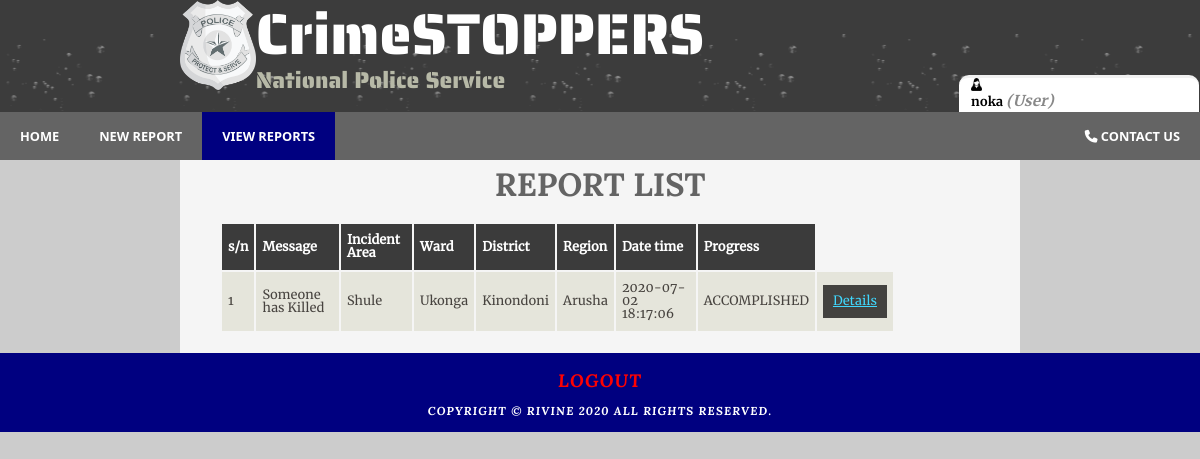
Before: /user_mode/view_report.php (signed in) with the older database file.
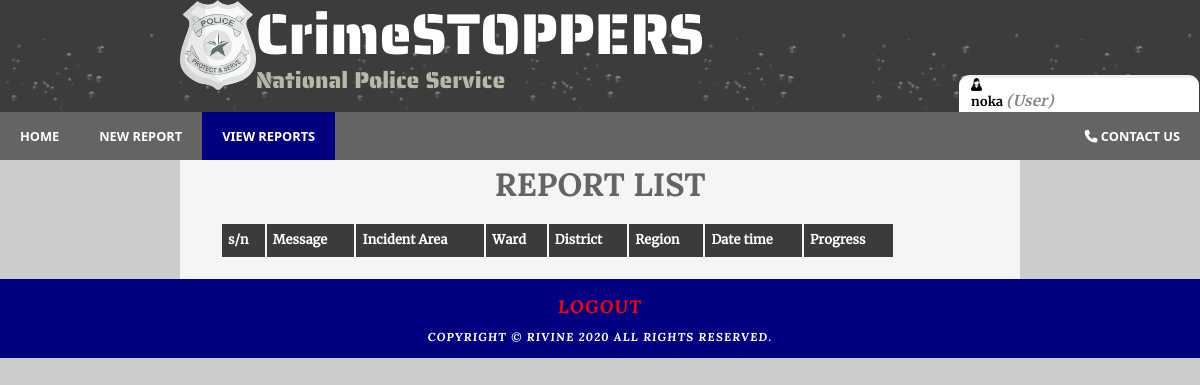
After: the same page with the newer database file.
### tables this page shows
CREATE TABLE `tb_reports` (
  `id` int(11) NOT NULL,
  `user_id` varchar(100) NOT NULL,
  `messages` varchar(1000) NOT NULL,
  `email` varchar(100) NOT NULL,
  `type` varchar(100) NOT NULL,
  `progress` varchar(100) NOT NULL DEFAULT 'NOT YET',
  `img_path` varchar(100) NOT NULL,
  `region_id` varchar(100) NOT NULL,
  `district_id` varchar(100) NOT NULL,
  `ward_id` varchar(100) NOT NULL,
  `incident_area` varchar(100) NOT NULL,
  `date_time` datetime NOT NULL,
  `ip` varchar(100) NOT NULL
);

CREATE TABLE `tb_ward` (
  `id` int(11) NOT NULL,
  `region_id` varchar(200) NOT NULL,
  `district_id` varchar(200) NOT NULL,
  `name` varchar(100) NOT NULL
);

CREATE TABLE `tb_district` (
  `id` int(11) NOT NULL,
  `region_id` varchar(200) NOT NULL,
  `name` varchar(200) NOT NULL
);

CREATE TABLE `tb_region` (
  `id` int(11) NOT NULL,
  `name` varchar(200) NOT NULL
);

### user_mode/view_report.php (the view, shortened to what this page needs)
<?php
$id = $_SESSION['user']['id'];
$servername = "localhost";
$username = "root";
$password = "";
$database = "crime";
$mysql_obj = new mysqli($servername, $username, $password, $database);
$j = 1;
$td = "";
$sql = "SELECT * FROM tb_reports WHERE user_id='$id'";
$results = $mysql_obj->query($sql);
while ($row = $results->fetch_assoc()) {
	$id = $row['id'];
	$messages = $row['messages'];
	$region_id = $row['region_id'];
	$district_id = $row['district_id'];
	$ward_id = $row['ward_id'];
	$progress = $row['progress'];
	$incident_area = $row['incident_area'];
	$date_time = $row['date_time'];
	$sql_region = "SELECT name FROM tb_region WHERE id='$region_id'";
	$result_region = $mysql_obj->query($sql_region);
	while ($row = $result_region->fetch_assoc()) {
		$region_name = $row['name'];
	}
	$sql_district = "SELECT * FROM tb_district WHERE id='$district_id'";
	$result_district = $mysql_obj->query($sql_district);
	while ($row = $result_district->fetch_assoc()) {
		$district_name = $row['name'];
	}
	$sql_ward = "SELECT * FROM tb_ward WHERE id='$ward_id'";
	$result_ward = $mysql_obj->query($sql_ward);
	while ($row = $result_ward->fetch_assoc()) {
		$ward_name = $row['name'];
	}
	$td .= "<tr>
			<td>$j</td>
			<td>$messages</td>
			<td>$incident_area</td>
			<td>$ward_name</td>
			<td>$district_name</td>
			<td>$region_name</td>
			<td>$date_time</td>
			<td>$progress</td>
			<td><a style='background-color:#43423f;cursor:pointer' href='report_details.php?id=$id'>Details</a></td>
			</tr>";
	$j++;
}
?>
<!DOCTYPE HTML>
<html>
	<head>
		<link rel="stylesheet" type="text/css" href="../css/style.css" />
		<link rel="stylesheet" type="text/css" href="../css/button.css" />
	</head>
	<body>
		<div id="main">
			<div id="header">
				<div id="logo">
					<div class="logo_img">
						<img src="../img/logo.png" alt="NPS Logo" height="auto" width="13%"></img>
						<div id="logo_text">
							<h1><a class="logo_colour" href="../index.php">CrimeSTOPPERS</a></h1>
							<h2>National Police Service</h2>
						</div>
					</div>
				</div>
				<div class="profile_info">
					<figure class="user_avatar"><img src="../img/admin_profile.png" width="5%"></figure>
					<div class="user_info">
						<?php if (isset($_SESSION['user'])) : ?>
						<strong><?php echo $_SESSION['user']['username']; ?></strong>
						<small style="font-size:15px">
							<i style="color: #888;">(<?php echo ucfirst($_SESSION['user']['user_type']); ?>)</i>
						</small>
						<?php endif ?>
					</div>
				</div>
				<div id="navbar">
					<nav>
						<ul id="menu">
							<li><a href="home.php">Home</a></li>
							<li><a href="report.php">New Report</a></li>
							<li class="selected"><a href="view_report.php">View Reports</a></li>
							<li style="float: right;"><a href="contact.php"><i class="fa fa-phone"></i> Contact Us</a>
							</li>
						</ul>
					</nav>
				</div>
			</div>
			<div id="site_content" class="content">
				<div align="center" class="header">
					<h1>Report list</h1>
				</div>
				<div id="content">
					<table id="report_list" border="0">
						<tr>
							<th>s/n</th>
							<th>Message</th>
							<th>Incident Area</th>
							<th>Ward</th>
							<th>District</th>
							<th>Region</th>
							<th>Date time</th>
							<th>Progress</th>
						</tr>
						<?php echo $td; ?>
					</table>
				</div>
			</div>
			<div id="footer">
				<a href="../login.php" id="logout">logout</a>
				<br><br>
				<p>Copyright &copy; Rivine <?php echo date("Y"); ?> All Rights Reserved.</p>
			</div>
	</body>
</html>

Changed rows visible on the page:
removed tb_reports: messages "Someone has Killed", incident_area "Shule", ward.name "Ukonga", district.name "Kinondoni", region.name "Arusha", date_time "2020-07-02 18:17:06", progress "ACCOMPLISHED"
